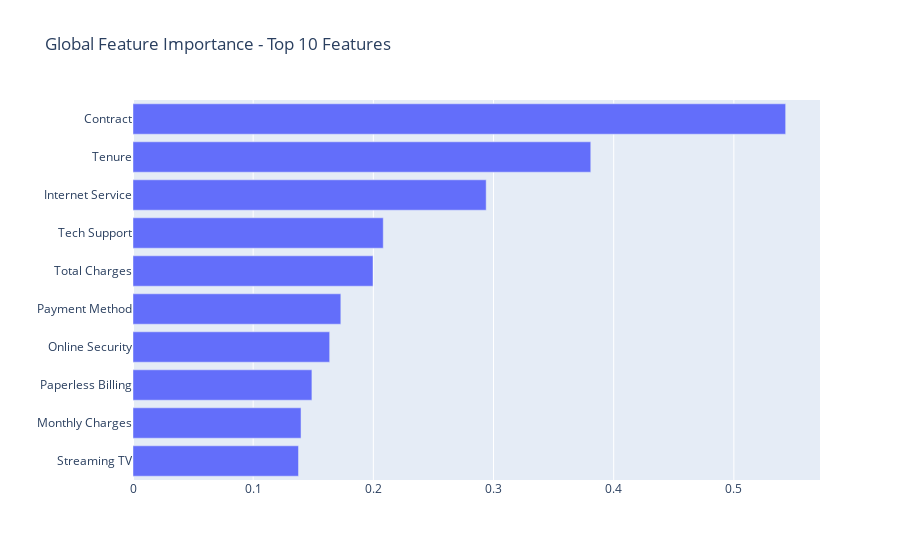

Source (notebook cell):
### Markdown cell above
## Global Feature Importance

### Code cell
NUM_GLOBAL_FEATURES_TO_SHOW = 10

ebm_global = ebm_model.explain_global()

global_importance_df = pd.DataFrame(ebm_global.data()).sort_values(by=['scores'], ascending=False, ignore_index=True)

temp_df = global_importance_df[: NUM_GLOBAL_FEATURES_TO_SHOW]

fig = px.bar(temp_df, x='scores', y='names', orientation='h', 
             labels={'names':'', 'scores':''},
             title=f"Global Feature Importance - Top {NUM_GLOBAL_FEATURES_TO_SHOW} Features")

fig.update_layout(yaxis=dict(autorange="reversed"), hovermode=False)

fig.show()

### Figure 1 — Plotly figure (JSON) as saved in the notebook; plotly's stock layout.template omitted (floating-point values rounded to 4 significant figures)
{"data": [{"alignmentgroup": "True", "hovertemplate": "=%{y}<extra></extra>", "legendgroup": "", "marker": {"color": "#636efa", "pattern": {"shape": ""}}, "name": "", "offsetgroup": "", "orientation": "h", "showlegend": false, "textposition": "auto", "type": "bar", "x": [0.5431, 0.3809, 0.2939, 0.2082, 0.1997, 0.1729, 0.1637, 0.1489, 0.1398, 0.1377], "xaxis": "x", "y": ["Contract", "Tenure", "Internet Service", "Tech Support", "Total Charges", "Payment Method", "Online Security", "Paperless Billing", "Monthly Charges", "Streaming TV"], "yaxis": "y"}], "layout": {"autosize": true, "barmode": "relative", "hovermode": false, "legend": {"tracegroupgap": 0}, "title": {"text": "Global Feature Importance - Top 10 Features"}, "xaxis": {"anchor": "y", "autorange": true, "domain": [0, 1], "range": [0, 0.5717], "title": {"text": ""}, "type": "linear"}, "yaxis": {"anchor": "x", "autorange": true, "domain": [0, 1], "range": [9.5, -0.5], "title": {"text": ""}, "type": "category"}}}
